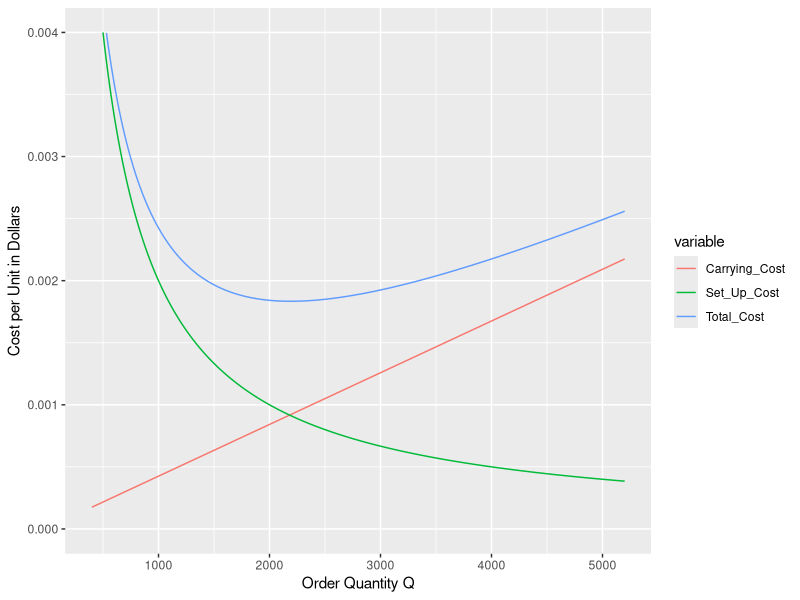

Source code (R):
library(ggplot2)
library(reshape2)

C=0.1 # Dollars per unit
i=0.1 # 10% annual interest and depreciation rate
M=1000 # units per month
S= 2 # Dollars
P=12 #periods in a year

Q<-400:5200

#Set-up Cost per Unit
Set_Up_Cost<-S/Q

#Unit interest charge for interest and depreciation plus cost per unit. The cost pf carrying inventory per unit

Carrying_Cost<-(i/(2*P*M))*(C*Q+S)

#Total cost

Total_Cost<-Set_Up_Cost+Carrying_Cost

data<-data.frame(Q, Carrying_Cost, Set_Up_Cost, Total_Cost)

data_long <- melt(data, id = "Q") 

ggp2 <- ggplot(data_long,            # Create ggplot2 plot
               aes(x = Q,
                   y = value,
                   color = variable)) +
  geom_line()+
  xlim(400, 5200)+
  ylim(0,0.004)+
  xlab("Order Quantity Q")+
  ylab("Cost per Unit in Dollars")
ggp2                                 # Draw ggplot2 plot